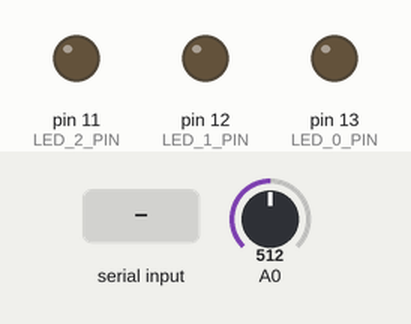
Bench run of a sketch on a simulated Arduino Uno, built with avr-gcc and run on an emulated ATmega328P. Shown: output pins drawn as LEDs (lit = HIGH). Inputs (shaded band) come from the test bench; at power-on: A0 = 512.

Above: at 1.2 s.
1.3 s: "1" received over Serial
At 3.1 s:
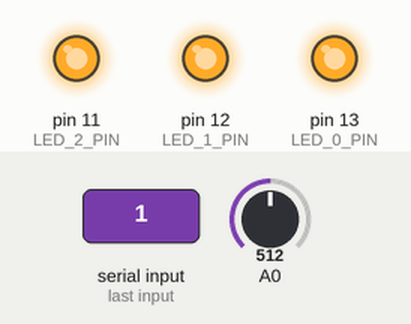
3.8 s: "2" received over Serial
At 6.1 s:
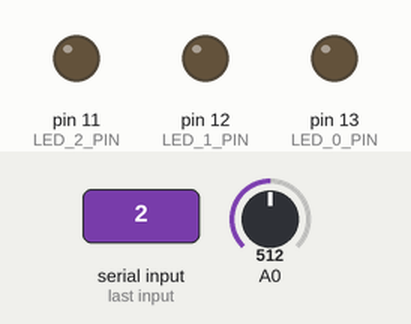
Timing chart, 0 to 7.6 s (numbered marks = the images above; inputs shaded):
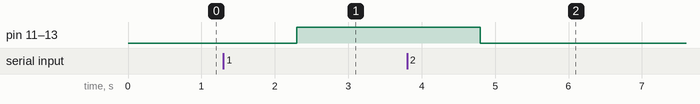

Measured:
- after the input at 1.3 s, pin 11 (LED_2_PIN), pin 12 (LED_1_PIN), pin 13 (LED_0_PIN): LOW → HIGH after 1.0 s
- after the input at 3.8 s, pin 11 (LED_2_PIN), pin 12 (LED_1_PIN), pin 13 (LED_0_PIN): HIGH → LOW after 1.0 s

The sketch:

arduino_script.ino
```cpp
int LED_0_PIN = 13;
int LED_1_PIN = 12;
int LED_2_PIN = 11;
const int ON = 1;
const int OFF = 2;

void turnLed(int ledNumber, int operation){
  int signalOfLed;
  if (operation == ON){
    signalOfLed = HIGH;
  }else if(operation == OFF){
    signalOfLed = LOW;
  }
  switch(ledNumber){
    case 0:
      digitalWrite(LED_0_PIN, signalOfLed);
      break;
    case 1:
      digitalWrite(LED_1_PIN, signalOfLed);
      break;
    case 2:
      digitalWrite(LED_2_PIN, signalOfLed);
      break;
    default:
      break;
  }
}

void turnOnAllLeds(){
  turnLed(0, ON);
  turnLed(1, ON);
  turnLed(2, ON);
}

void turnOffAllLeds(){
  turnLed(0, OFF);
  turnLed(1, OFF);
  turnLed(2, OFF);
}
void setup() {
  // For sensor:
  Serial.begin(9600);
  //For LEDs
  pinMode(LED_0_PIN, OUTPUT);
  pinMode(LED_1_PIN, OUTPUT);
  pinMode(LED_2_PIN, OUTPUT);
}


void loop() {
  // put your main code here, to run repeatedly:
  int sensorValue = analogRead(A0);
  String ask = Serial.readString();
  if (ask == "0"){
    Serial.println(sensorValue);
  }
  if (ask == "1"){
    turnOnAllLeds();
  }
  if (ask == "2"){
    turnOffAllLeds();
  }

  delay(50);

  if (ask.length() == 3){
      int ledNumber = ask[0]-'0';
      int operation = ask[2] - '0';

      turnLed(ledNumber, operation);
  }

}
```
